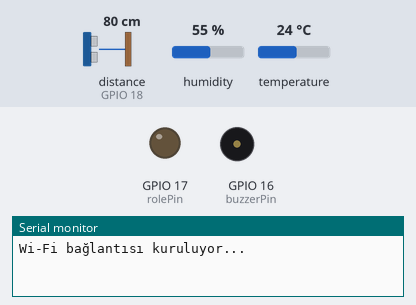
A sketch run on a simulated ESP32. On the bench: output pins drawn as LEDs (lit = HIGH), buzzer (waves = sounding, pin HIGH), the last lines printed to the serial monitor. Wiring (inferred from the names in the program): ultrasonic range finder: trigger GPIO 5; echo GPIO 18. The test bench sets the inputs (shaded band); at power-on: distance to the obstacle (sensor on GPIO 18) 80 cm, humidity 55 %, temperature 24 °C. The echo pulse lasts 58.3 µs per cm; WiFi joins after 1.5 s; servers stay silent unless stated; no MQTT or app messages arrive unless stated; pins used as bus, display or sensor lines are not drawn.

Above: at 0.1 s.
At 2.1 s:
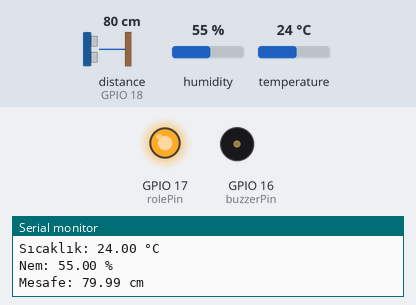
Timing chart, 0 to 3.6 s (numbered marks = the images above):
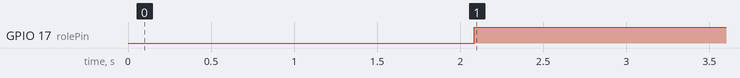

Measured:
- by itself, GPIO 17 (rolePin): LOW → HIGH at 2.1 s

The sketch:

smartCompostSystem.ino
```cpp
#include <WiFi.h>
#include <PubSubClient.h>
#include "DHT.h"

const char* ssid = "Technonet-Misafir";
const char* password = "Tech2024!";
const char* mqttServer = "10.200.44.21";
const int mqttPort = 1883;
const char* mqttTopic = "esp32/veriler";

WiFiClient espClient;
PubSubClient client(espClient);

#define DHTPIN 4
#define DHTTYPE DHT11
DHT dht(DHTPIN, DHTTYPE);

const int trigPin = 5;
const int echoPin = 18;
const int rolePin = 17;      // Fan (aktif LOW)
const int buzzerPin = 16;    // Buzzer

bool buzzerOn = false;
unsigned long buzzerStartMillis = 0;
unsigned long lastBuzzTriggerMillis = 0;

void setup() {
  Serial.begin(115200);
  pinMode(trigPin, OUTPUT);
  pinMode(echoPin, INPUT);
  pinMode(rolePin, OUTPUT);
  pinMode(buzzerPin, OUTPUT);

  digitalWrite(rolePin, LOW);   // Fan kapalı (aktif LOW)
  digitalWrite(buzzerPin, LOW);  // Buzzer kapalı

  dht.begin();
  WiFi.begin(ssid, password);
  Serial.println("Wi-Fi bağlantısı kuruluyor...");

  while (WiFi.status() != WL_CONNECTED) {
    delay(1000);
    Serial.print(".");
  }

  Serial.println("\nWi-Fi bağlantısı kuruldu.");
  Serial.print("IP adresi: ");
  Serial.println(WiFi.localIP());

  client.setServer(mqttServer, mqttPort);
}

void loop() {
  if (!client.connected()) reconnect();
  client.loop();

  float temperature = dht.readTemperature();
  float humidity = dht.readHumidity();
  float distance = measureDistance();

  if (isnan(temperature) || isnan(humidity)) {
    Serial.println("DHT verileri okunamadı!");
    return;
  }

  Serial.println("----- Ölçüm -----");
  Serial.print("Sıcaklık: "); Serial.print(temperature); Serial.println(" °C");
  Serial.print("Nem: "); Serial.print(humidity); Serial.println(" %");
  Serial.print("Mesafe: "); Serial.print(distance); Serial.println(" cm");

  // 🔥 FAN KONTROLÜ
  if (temperature > 31.0) {
    digitalWrite(rolePin, LOW);  // Fan Açık
  } else {
    digitalWrite(rolePin, HIGH); // Fan Kapalı
  }

  // 🔔 BUZZER KONTROLÜ (5s'de bir 1s ötsün, sadece mesafe < 30cm ise)
  unsigned long currentMillis = millis();
  if (distance < 30.0) {
    if (!buzzerOn && currentMillis - lastBuzzTriggerMillis >= 10000) {
      digitalWrite(buzzerPin, HIGH);
      buzzerOn = true;
      buzzerStartMillis = currentMillis;
      lastBuzzTriggerMillis = currentMillis;
    }

    if (buzzerOn && currentMillis - buzzerStartMillis >= 300) {
      digitalWrite(buzzerPin, LOW);
      buzzerOn = false;
    }
  } else {
    digitalWrite(buzzerPin, LOW);
    buzzerOn = false;
  }

  // 🔄 MQTT JSON GÖNDERİMİ
  String payload = "{";
  payload += "\"sicaklik\": " + String(temperature) + ",";
  payload += "\"nem\": " + String(humidity) + ",";
  payload += "\"mesafe\": " + String(distance);
  payload += "}";

  client.publish(mqttTopic, payload.c_str());

  delay(500);  // çok uzun gecikme kullanma
}

float measureDistance() {
  digitalWrite(trigPin, LOW);
  delayMicroseconds(2);
  digitalWrite(trigPin, HIGH);
  delayMicroseconds(10);
  digitalWrite(trigPin, LOW);

  long duration = pulseIn(echoPin, HIGH, 30000);  // 30ms = 5m
  return duration * 0.0343 / 2;
}

void reconnect() {
  while (!client.connected()) {
    Serial.print("MQTT bağlantısı deneniyor...");
    if (client.connect("ESP32_Client")) {
      Serial.println("bağlandı.");
    } else {
      Serial.print("Hata: ");
      Serial.print(client.state());
      Serial.println(" - 5 sn sonra yeniden denenecek...");
      delay(5000);
    }
  }
}
```
